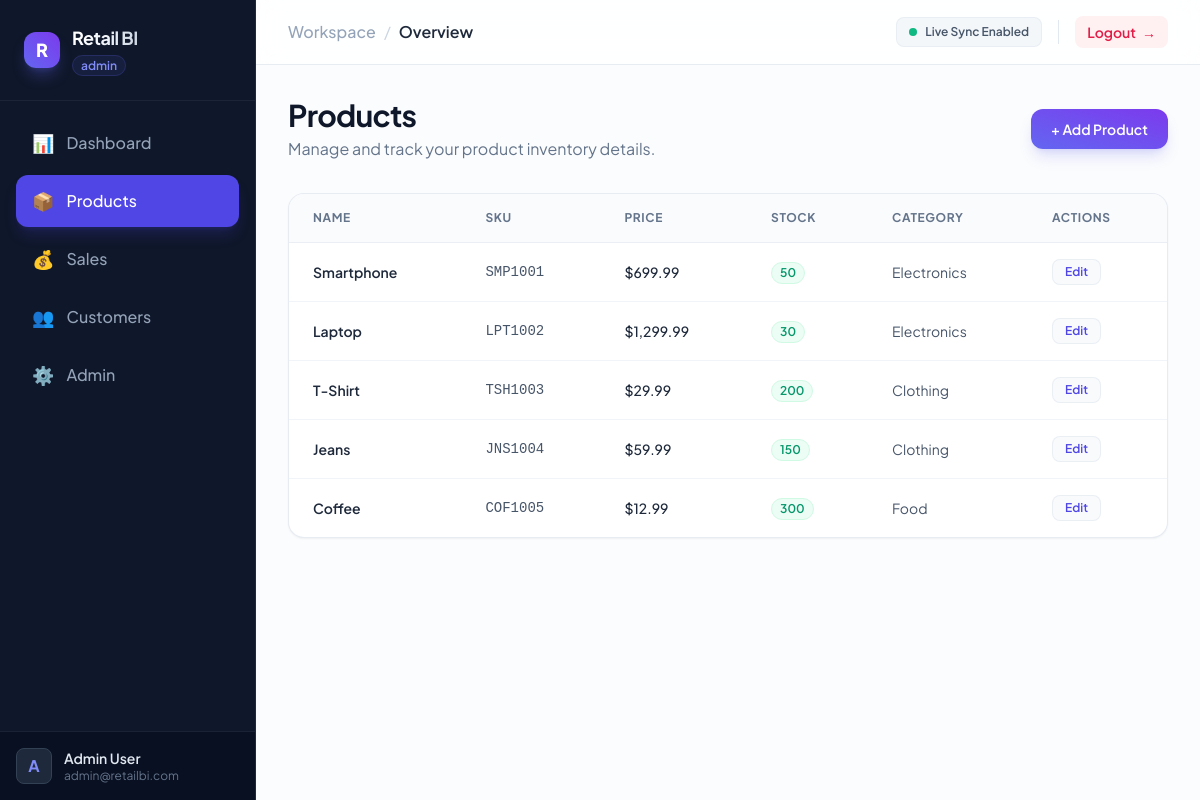
Page /app/views/products/index.php (signed in) on the committed database.
### tables this page shows
CREATE TABLE products (
    id INT AUTO_INCREMENT PRIMARY KEY,
    company_id INT NOT NULL,
    category_id INT NOT NULL,
    name VARCHAR(255) NOT NULL,
    sku VARCHAR(100) UNIQUE NOT NULL,
    description TEXT,
    price DECIMAL(10,2) NOT NULL,
    stock_quantity INT DEFAULT 0,
    min_stock_level INT DEFAULT 10,
    is_active BOOLEAN DEFAULT TRUE,
    created_at TIMESTAMP DEFAULT CURRENT_TIMESTAMP,
    FOREIGN KEY (company_id) REFERENCES companies(id) ON DELETE CASCADE,
    FOREIGN KEY (category_id) REFERENCES categories(id) ON DELETE CASCADE
);

CREATE TABLE categories (
    id INT AUTO_INCREMENT PRIMARY KEY,
    name VARCHAR(100) NOT NULL,
    description TEXT,
    created_at TIMESTAMP DEFAULT CURRENT_TIMESTAMP
);

### includes/functions.php (called while the page is built, shortened)
<?php
function isLoggedIn() {
    return isset($_SESSION['user_id']);
}
function getCurrentUser() {
    return [
        'id' => $_SESSION['user_id'],
        'name' => $_SESSION['user_name'],
        'email' => $_SESSION['user_email'],
        'role' => $_SESSION['user_role'],
        'company_id' => $_SESSION['company_id']
    ];
}
?>

### app/views/products/index.php (the view, shortened to what this page needs)
<?php
$user = getCurrentUser();
$isAdmin = $user['role'] === 'admin';
$db = getDBConnection();
$query = "SELECT p.*, c.name as category_name, com.name as company_name FROM products p JOIN categories c ON p.category_id = c.id JOIN companies com ON p.company_id = com.id";
$params = [];
$stmt = $db->prepare($query);
$stmt->execute($params);
$products = $stmt->fetchAll();
include __DIR__ . '/../../../includes/header.php';
?>
<div class="flex flex-col sm:flex-row sm:items-center sm:justify-between gap-4 mb-8">
    <div>
        <h1 class="text-3xl font-bold text-slate-900 tracking-tight">Products</h1>
        <p class="text-slate-500 mt-1">Manage and track your product inventory details.</p>
    </div>
    <a href="/retail_bi_dashboard_php/app/views/products/create.php"
       class="w-full sm:w-auto text-center bg-gradient-to-tr from-indigo-500 to-violet-600 hover:from-indigo-600 hover:to-violet-750 text-white font-semibold text-sm rounded-xl px-5 py-2.5 shadow-lg shadow-indigo-500/20 hover:shadow-indigo-500/30 hover:scale-[1.02] active:scale-[0.98] transition-all duration-200">
        + Add Product
    </a>
</div>
<div class="bg-white border border-slate-200/80 rounded-2xl shadow-sm overflow-hidden hover:shadow-md transition-shadow duration-300">
    <div class="overflow-x-auto">
        <table class="min-w-full divide-y divide-slate-100">
            <thead class="bg-slate-50/70 border-b border-slate-200/60">
                <tr>
                    <th class="px-6 py-4 text-left text-xs font-bold text-slate-500 uppercase tracking-wider">Name</th>
                    <th class="px-6 py-4 text-left text-xs font-bold text-slate-500 uppercase tracking-wider">SKU</th>
                    <th class="px-6 py-4 text-left text-xs font-bold text-slate-500 uppercase tracking-wider">Price</th>
                    <th class="px-6 py-4 text-left text-xs font-bold text-slate-500 uppercase tracking-wider">Stock</th>
                    <th class="px-6 py-4 text-left text-xs font-bold text-slate-500 uppercase tracking-wider">Category</th>
                    <th class="px-6 py-4 text-left text-xs font-bold text-slate-500 uppercase tracking-wider">Actions</th>
                </tr>
            </thead>
            <tbody class="divide-y divide-slate-100">
                <?php foreach ($products as $product): ?>
                <tr class="hover:bg-slate-50/30 transition-colors duration-150">
                    <td class="px-6 py-4 font-semibold text-slate-800 text-sm"><?= htmlspecialchars($product['name']) ?></td>
                    <td class="px-6 py-4 text-slate-600 text-sm font-mono"><?= htmlspecialchars($product['sku']) ?></td>
                    <td class="px-6 py-4 text-slate-800 text-sm font-medium">$<?= number_format($product['price'], 2) ?></td>
                    <td class="px-6 py-4 text-slate-600 text-sm">
                        <?php if ($product['stock_quantity'] <= 10): ?>
                        <span class="inline-flex items-center px-2 py-0.5 rounded-full text-xs font-semibold bg-rose-50 text-rose-600 border border-rose-100">
                            <?= $product['stock_quantity'] ?> (Low Stock)
                        </span>
                        <?php else: ?>
                        <span class="inline-flex items-center px-2 py-0.5 rounded-full text-xs font-semibold bg-emerald-50 text-emerald-600 border border-emerald-100">
                            <?= $product['stock_quantity'] ?>
                        </span>
                        <?php endif; ?>
                    </td>
                    <td class="px-6 py-4 text-slate-600 text-sm"><?= htmlspecialchars($product['category_name']) ?></td>
                    <td class="px-6 py-4 text-sm">
                        <a href="/retail_bi_dashboard_php/app/views/products/edit.php?id=<?= $product['id'] ?>"
                           class="inline-flex items-center px-3 py-1 bg-slate-50 hover:bg-slate-100 text-indigo-600 font-semibold rounded-lg text-xs border border-slate-200/60 transition-colors duration-150">
                            Edit
                        </a>
                    </td>
                </tr>
                <?php endforeach; ?>
            </tbody>
        </table>
    </div>
</div>
<?php include __DIR__ . '/../../../includes/footer.php'; ?>

### includes/header.php (shortened to what this page needs)
<?php
function isNavActive($path) {
    return strpos($_SERVER['REQUEST_URI'], $path) !== false ? 'bg-indigo-600 text-white shadow-lg shadow-indigo-600/20' : 'text-slate-400 hover:bg-slate-800/60 hover:text-white';
}
?>
<!DOCTYPE html>
<html lang="en">
<head>
    <script src="https://cdn.tailwindcss.com"></script>
</head>
<body class="bg-slate-50/50 text-slate-800">
    <div class="flex h-screen overflow-hidden">
        <aside class="w-64 bg-slate-900 border-r border-slate-800 text-white flex-shrink-0 flex flex-col justify-between transition-all duration-300">
            <div>
                <div class="p-6 border-b border-slate-800/80 flex items-center space-x-3">
                    <div class="h-9 w-9 rounded-xl bg-gradient-to-tr from-indigo-500 to-violet-600 flex items-center justify-center shadow-lg shadow-indigo-500/30">
                        <span class="text-white font-extrabold text-lg">R</span>
                    </div>
                    <div>
                        <h1 class="text-lg font-bold tracking-tight bg-gradient-to-r from-white via-slate-100 to-slate-300 bg-clip-text text-transparent">Retail BI</h1>
                        <span class="text-xs font-semibold px-2 py-0.5 rounded-full bg-indigo-500/10 text-indigo-400 border border-indigo-500/20">
                            <?= htmlspecialchars($user['role'] ?? 'Guest') ?>
                        </span>
                    </div>
                </div>
                <nav class="p-4 space-y-1.5">
                    <a href="/retail_bi_dashboard_php/app/views/dashboard/index.php"
                       class="flex items-center space-x-3 px-4 py-3 rounded-xl font-medium transition-all duration-200 <?= isNavActive('/views/dashboard/') ?>">
                        <span class="text-lg">📊</span>
                        <span>Dashboard</span>
                    </a>
                    <a href="/retail_bi_dashboard_php/app/views/products/index.php"
                       class="flex items-center space-x-3 px-4 py-3 rounded-xl font-medium transition-all duration-200 <?= isNavActive('/views/products/') ?>">
                        <span class="text-lg">📦</span>
                        <span>Products</span>
                    </a>
                    <a href="/retail_bi_dashboard_php/app/views/sales/index.php"
                       class="flex items-center space-x-3 px-4 py-3 rounded-xl font-medium transition-all duration-200 <?= isNavActive('/views/sales/') ?>">
                        <span class="text-lg">💰</span>
                        <span>Sales</span>
                    </a>
                    <a href="/retail_bi_dashboard_php/app/views/customers/index.php"
                       class="flex items-center space-x-3 px-4 py-3 rounded-xl font-medium transition-all duration-200 <?= isNavActive('/views/customers/') ?>">
                        <span class="text-lg">👥</span>
                        <span>Customers</span>
                    </a>
                    <?php if ($isAdmin): ?>
                    <a href="/retail_bi_dashboard_php/app/views/admin/dashboard.php"
                       class="flex items-center space-x-3 px-4 py-3 rounded-xl font-medium transition-all duration-200 <?= isNavActive('/views/admin/') ?>">
                        <span class="text-lg">⚙️</span>
                        <span>Admin</span>
                    </a>
                    <?php endif; ?>
                </nav>
            </div>
            <div class="p-4 border-t border-slate-800/80 bg-slate-950/40">
                <div class="flex items-center space-x-3">
                    <div class="h-9 w-9 rounded-lg bg-slate-800 border border-slate-700 flex items-center justify-center font-bold text-indigo-400">
                        <?= strtoupper(substr($user['name'] ?? 'G', 0, 1)) ?>
                    </div>
                    <div class="truncate">
                        <p class="text-sm font-semibold text-slate-200 truncate"><?= htmlspecialchars($user['name'] ?? 'Guest') ?></p>
                        <p class="text-xs text-slate-500 truncate"><?= htmlspecialchars($user['email'] ?? '') ?></p>
                    </div>
                </div>
            </div>
        </aside>
        <div class="flex-1 flex flex-col overflow-hidden">
            <header class="bg-white/80 backdrop-blur-md border-b border-slate-200/80 sticky top-0 z-30">
                <div class="flex items-center justify-between px-8 py-4">
                    <div class="flex items-center space-x-2">
                        <span class="text-slate-400 font-medium">Workspace</span>
                        <span class="text-slate-300">/</span>
                        <span class="text-slate-800 font-semibold">Overview</span>
                    </div>
                    <div class="flex items-center space-x-4">
                        <div class="hidden sm:flex items-center space-x-2 bg-slate-100/80 px-3 py-1.5 rounded-lg border border-slate-200/60">
                            <span class="w-2 h-2 rounded-full bg-emerald-500 animate-pulse"></span>
                            <span class="text-xs font-semibold text-slate-600">Live Sync Enabled</span>
                        </div>
                        <a href="/retail_bi_dashboard_php/includes/logout.php"
                           class="flex items-center space-x-1.5 px-3 py-1.5 rounded-lg bg-rose-50 hover:bg-rose-100 text-rose-600 font-semibold text-sm transition-colors duration-150">
                            <span>Logout</span>
                            <span>→</span>
                        </a>
                    </div>
                </div>
            </header>
            <main class="flex-1 overflow-y-auto p-8">

### includes/footer.php (shortened to what this page needs)
            </main>
        </div>
    </div>
</body>
</html>

### includes/header.php (style rules this page uses)
body { font-family: 'Plus Jakarta Sans', sans-serif; -webkit-font-smoothing: antialiased; -moz-osx-font-smoothing: grayscale; }

### rows in the picture
products: name "Smartphone", sku "SMP1001", price "699.99", stock_quantity "50", category.name "Electronics"
products: name "Laptop", sku "LPT1002", price "1,299.99", stock_quantity "30", category.name "Electronics"
products: name "T-Shirt", sku "TSH1003", price "29.99", stock_quantity "200", category.name "Clothing"
products: name "Jeans", sku "JNS1004", price "59.99", stock_quantity "150", category.name "Clothing"
products: name "Coffee", sku "COF1005", price "12.99", stock_quantity "300", category.name "Food"

### other values in the picture
$user['role'] "admin"
substr($user['name'] ?? 'G', 0, 1) "A"
$user['name'] "Admin User"
$user['email'] "admin@retailbi.com"
